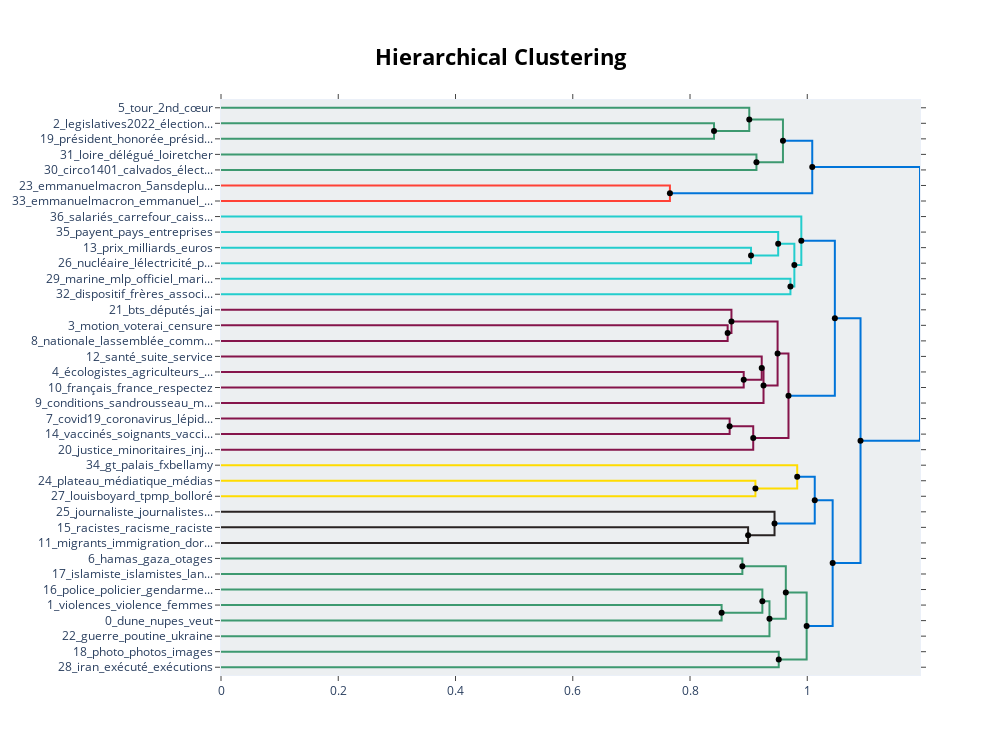

Notebook source saved alongside this figure:
### Code cell
topic_model.visualize_hierarchy(hierarchical_topics=hierarchical_topics)

### Figure 1 — Plotly figure (JSON) as saved in the notebook; plotly's stock layout.template omitted (floating-point values rounded to 4 significant figures)
{"data": [{"hoverinfo": "text", "marker": {"color": "rgb(61,153,112)"}, "mode": "lines", "text": ["legislatives2022_élection_élections_juin_nupes", "", "", "président_honorée_présidente_constitution_livg"], "type": "scatter", "x": [0, 0.8409, 0.8409, 0], "xaxis": "x", "y": [-15, -15, -25, -25], "yaxis": "y"}, {"hoverinfo": "text", "marker": {"color": "rgb(61,153,112)"}, "mode": "lines", "text": ["tour_2nd_cœur_bonne_cap", "", "", "legislatives2022_élections_élection_nupes_juin"], "type": "scatter", "x": [0, 0.9011, 0.9011, 0.8409], "xaxis": "x", "y": [-5, -5, -20, -20], "yaxis": "y"}, {"hoverinfo": "text", "marker": {"color": "rgb(61,153,112)"}, "mode": "lines", "text": ["loire_délégué_loiretcher_loiret_fort", "", "", "circo1401_calvados_électeurs_confiance_mont"], "type": "scatter", "x": [0, 0.9133, 0.9133, 0], "xaxis": "x", "y": [-35, -35, -45, -45], "yaxis": "y"}, {"hoverinfo": "text", "marker": {"color": "rgb(61,153,112)"}, "mode": "lines", "text": ["legislatives2022_tour_élections_juin_élection", "", "", "circo1401_confiance_calvados_électeurs_loire"], "type": "scatter", "x": [0.9011, 0.9585, 0.9585, 0.9133], "xaxis": "x", "y": [-12.5, -12.5, -40, -40], "yaxis": "y"}, {"hoverinfo": "text", "marker": {"color": "rgb(255,65,54)"}, "mode": "lines", "text": ["emmanuelmacron_5ansdeplus_président_parrainage_présidentielle", "", "", "emmanuelmacron_emmanuel_ambition_france_macron"], "type": "scatter", "x": [0, 0.7657, 0.7657, 0], "xaxis": "x", "y": [-55, -55, -65, -65], "yaxis": "y"}, {"hoverinfo": "text", "marker": {"color": "rgb(0,116,217)"}, "mode": "lines", "text": ["legislatives2022_tour_élections_circonscription_nupes", "", "", "emmanuelmacron_président_5ansdeplus_présidentielle_parrainage"], "type": "scatter", "x": [0.9585, 1.008, 1.008, 0.7657], "xaxis": "x", "y": [-26.25, -26.25, -60, -60], "yaxis": "y"}, {"hoverinfo": "text", "marker": {"color": "rgb(35,205,205)"}, "mode": "lines", "text": ["prix_milliards_euros_paient_mois", "", "", "nucléaire_lélectricité_prix_énergétique_européen"], "type": "scatter", "x": [0, 0.904, 0.904, 0], "xaxis": "x", "y": [-95, -95, -105, -105], "yaxis": "y"}, {"hoverinfo": "text", "marker": {"color": "rgb(35,205,205)"}, "mode": "lines", "text": ["payent_pays_entreprises_insoumise_taxe", "", "", "prix_nucléaire_lélectricité_milliards_mois"], "type": "scatter", "x": [0, 0.9504, 0.9504, 0.904], "xaxis": "x", "y": [-85, -85, -100, -100], "yaxis": "y"}, {"hoverinfo": "text", "marker": {"color": "rgb(35,205,205)"}, "mode": "lines", "text": ["marine_mlp_officiel_marine2022_mlafrance_cournon", "", "", "dispositif_frères_association_an_finances_amendement"], "type": "scatter", "x": [0, 0.9713, 0.9713, 0], "xaxis": "x", "y": [-115, -115, -125, -125], "yaxis": "y"}, {"hoverinfo": "text", "marker": {"color": "rgb(35,205,205)"}, "mode": "lines", "text": ["prix_nucléaire_lélectricité_france_payent", "", "", "marine_mlp_officiel_marine2022_mlafrance_letat"], "type": "scatter", "x": [0.9504, 0.978, 0.978, 0.9713], "xaxis": "x", "y": [-92.5, -92.5, -120, -120], "yaxis": "y"}, {"hoverinfo": "text", "marker": {"color": "rgb(35,205,205)"}, "mode": "lines", "text": ["salariés_carrefour_caissière_ca_jai", "", "", "prix_nucléaire_lélectricité_marine_mlp_officiel"], "type": "scatter", "x": [0, 0.9898, 0.9898, 0.978], "xaxis": "x", "y": [-75, -75, -106.2, -106.2], "yaxis": "y"}, {"hoverinfo": "text", "marker": {"color": "rgb(133,20,75)"}, "mode": "lines", "text": ["motion_voterai_censure_réforme_directan", "", "", "nationale_lassemblée_commission_denquête_défendre"], "type": "scatter", "x": [0, 0.8642, 0.8642, 0], "xaxis": "x", "y": [-145, -145, -155, -155], "yaxis": "y"}, {"hoverinfo": "text", "marker": {"color": "rgb(133,20,75)"}, "mode": "lines", "text": ["bts_députés_jai_nupes_directan", "", "", "lassemblée_nationale_motion_voterai_censure"], "type": "scatter", "x": [0, 0.8707, 0.8707, 0.8642], "xaxis": "x", "y": [-135, -135, -150, -150], "yaxis": "y"}, {"hoverinfo": "text", "marker": {"color": "rgb(133,20,75)"}, "mode": "lines", "text": ["écologistes_agriculteurs_leau_écologique_agriculture", "", "", "français_france_respectez_diversité_langue"], "type": "scatter", "x": [0, 0.8916, 0.8916, 0], "xaxis": "x", "y": [-175, -175, -185, -185], "yaxis": "y"}, {"hoverinfo": "text", "marker": {"color": "rgb(133,20,75)"}, "mode": "lines", "text": ["santé_suite_service_groupesncf_win", "", "", "français_écologistes_agriculteurs_emmanuelmacron_gauche"], "type": "scatter", "x": [0, 0.9223, 0.9223, 0.8916], "xaxis": "x", "y": [-165, -165, -180, -180], "yaxis": "y"}, {"hoverinfo": "text", "marker": {"color": "rgb(133,20,75)"}, "mode": "lines", "text": ["français_écologistes_agriculteurs_emmanuelmacron_amp", "", "", "conditions_sandrousseau_matin_point_confinement"], "type": "scatter", "x": [0.9223, 0.9254, 0.9254, 0], "xaxis": "x", "y": [-172.5, -172.5, -195, -195], "yaxis": "y"}, {"hoverinfo": "text", "marker": {"color": "rgb(133,20,75)"}, "mode": "lines", "text": ["lassemblée_nationale_directan_motion_voterai", "", "", "français_écologistes_agriculteurs_ministre_emmanuelmacron"], "type": "scatter", "x": [0.8707, 0.9494, 0.9494, 0.9254], "xaxis": "x", "y": [-142.5, -142.5, -183.8, -183.8], "yaxis": "y"}, {"hoverinfo": "text", "marker": {"color": "rgb(133,20,75)"}, "mode": "lines", "text": ["covid19_coronavirus_lépidémie_covid_soins", "", "", "vaccinés_soignants_vaccination_vaccin_vacciner"], "type": "scatter", "x": [0, 0.8676, 0.8676, 0], "xaxis": "x", "y": [-205, -205, -215, -215], "yaxis": "y"}, {"hoverinfo": "text", "marker": {"color": "rgb(133,20,75)"}, "mode": "lines", "text": ["vaccinés_soignants_covid_non_covid19", "", "", "justice_minoritaires_injustice_sanitaire_travail"], "type": "scatter", "x": [0.8676, 0.9078, 0.9078, 0], "xaxis": "x", "y": [-210, -210, -225, -225], "yaxis": "y"}, {"hoverinfo": "text", "marker": {"color": "rgb(133,20,75)"}, "mode": "lines", "text": ["lassemblée_nationale_directan_français_nupes", "", "", "vaccinés_soignants_covid_non_sanitaire"], "type": "scatter", "x": [0.9494, 0.9679, 0.9679, 0.9078], "xaxis": "x", "y": [-163.1, -163.1, -217.5, -217.5], "yaxis": "y"}, {"hoverinfo": "text", "marker": {"color": "rgb(0,116,217)"}, "mode": "lines", "text": ["prix_nucléaire_salariés_lélectricité_marine", "", "", "directan_lassemblée_nationale_français_jai"], "type": "scatter", "x": [0.9898, 1.047, 1.047, 0.9679], "xaxis": "x", "y": [-90.62, -90.62, -190.3, -190.3], "yaxis": "y"}, {"hoverinfo": "text", "marker": {"color": "rgb(255,220,0)"}, "mode": "lines", "text": ["plateau_médiatique_médias_plateaux_mépris", "", "", "louisboyard_tpmp_bolloré_insultes_insulte"], "type": "scatter", "x": [0, 0.9115, 0.9115, 0], "xaxis": "x", "y": [-245, -245, -255, -255], "yaxis": "y"}, {"hoverinfo": "text", "marker": {"color": "rgb(255,220,0)"}, "mode": "lines", "text": ["gt_palais_fxbellamy_mépris_paris", "", "", "louisboyard_tpmp_plateau_bolloré_médiatique"], "type": "scatter", "x": [0, 0.9828, 0.9828, 0.9115], "xaxis": "x", "y": [-235, -235, -250, -250], "yaxis": "y"}, {"hoverinfo": "text", "marker": {"color": "rgb(40,35,35)"}, "mode": "lines", "text": ["racistes_racisme_raciste_xénophobes_soutien", "", "", "migrants_immigration_dorigine_loi_oceanviking"], "type": "scatter", "x": [0, 0.8991, 0.8991, 0], "xaxis": "x", "y": [-275, -275, -285, -285], "yaxis": "y"}, {"hoverinfo": "text", "marker": {"color": "rgb(40,35,35)"}, "mode": "lines", "text": ["journaliste_journalistes_soutien_spiritualité_chrétienne", "", "", "migrants_racisme_immigration_racistes_raciste"], "type": "scatter", "x": [0, 0.9441, 0.9441, 0.8991], "xaxis": "x", "y": [-265, -265, -280, -280], "yaxis": "y"}, {"hoverinfo": "text", "marker": {"color": "rgb(0,116,217)"}, "mode": "lines", "text": ["louisboyard_tpmp_plateau_bolloré_médiatique", "", "", "migrants_racisme_immigration_racistes_raciste"], "type": "scatter", "x": [0.9828, 1.013, 1.013, 0.9441], "xaxis": "x", "y": [-242.5, -242.5, -272.5, -272.5], "yaxis": "y"}, {"hoverinfo": "text", "marker": {"color": "rgb(61,153,112)"}, "mode": "lines", "text": ["hamas_gaza_otages_israël_libération", "", "", "islamiste_islamistes_lantisémitisme_détude_voile"], "type": "scatter", "x": [0, 0.8893, 0.8893, 0], "xaxis": "x", "y": [-295, -295, -305, -305], "yaxis": "y"}, {"hoverinfo": "text", "marker": {"color": "rgb(61,153,112)"}, "mode": "lines", "text": ["violences_violence_femmes_humilié_lordre", "", "", "dune_nupes_veut_députée_refus"], "type": "scatter", "x": [0, 0.8539, 0.8539, 0], "xaxis": "x", "y": [-325, -325, -335, -335], "yaxis": "y"}, {"hoverinfo": "text", "marker": {"color": "rgb(61,153,112)"}, "mode": "lines", "text": ["police_policier_gendarmerie_prison_tire", "", "", "dune_violences_violence_femmes_contre"], "type": "scatter", "x": [0, 0.9234, 0.9234, 0.8539], "xaxis": "x", "y": [-315, -315, -330, -330], "yaxis": "y"}, {"hoverinfo": "text", "marker": {"color": "rgb(61,153,112)"}, "mode": "lines", "text": ["dune_violences_police_violence_policier", "", "", "guerre_poutine_ukraine_russie_vladimir"], "type": "scatter", "x": [0.9234, 0.9355, 0.9355, 0], "xaxis": "x", "y": [-322.5, -322.5, -345, -345], "yaxis": "y"}, {"hoverinfo": "text", "marker": {"color": "rgb(61,153,112)"}, "mode": "lines", "text": ["hamas_gaza_otages_israël_terroristes", "", "", "dune_violences_police_violence_contre"], "type": "scatter", "x": [0.8893, 0.9634, 0.9634, 0.9355], "xaxis": "x", "y": [-300, -300, -333.8, -333.8], "yaxis": "y"}, {"hoverinfo": "text", "marker": {"color": "rgb(61,153,112)"}, "mode": "lines", "text": ["photo_photos_images_quune_jeunesse", "", "", "iran_exécuté_exécutions_stopexecutionsiniran_jappelle"], "type": "scatter", "x": [0, 0.9513, 0.9513, 0], "xaxis": "x", "y": [-355, -355, -365, -365], "yaxis": "y"}, {"hoverinfo": "text", "marker": {"color": "rgb(61,153,112)"}, "mode": "lines", "text": ["hamas_dune_violences_police_guerre", "", "", "iran_photo_exécuté_exécutions_stopexecutionsiniran"], "type": "scatter", "x": [0.9634, 0.9989, 0.9989, 0.9513], "xaxis": "x", "y": [-316.9, -316.9, -360, -360], "yaxis": "y"}, {"hoverinfo": "text", "marker": {"color": "rgb(0,116,217)"}, "mode": "lines", "text": ["migrants_racisme_immigration_soutien_racistes", "", "", "dune_hamas_violences_guerre_contre"], "type": "scatter", "x": [1.013, 1.043, 1.043, 0.9989], "xaxis": "x", "y": [-257.5, -257.5, -338.4, -338.4], "yaxis": "y"}, {"hoverinfo": "text", "marker": {"color": "rgb(0,116,217)"}, "mode": "lines", "text": ["directan_lassemblée_français_nationale_prix", "", "", "dune_hamas_soutien_violences_contre"], "type": "scatter", "x": [1.047, 1.091, 1.091, 1.043], "xaxis": "x", "y": [-140.5, -140.5, -298.0, -298.0], "yaxis": "y"}, {"hoverinfo": "text", "marker": {"color": "rgb(0,116,217)"}, "mode": "lines", "text": ["legislatives2022_emmanuelmacron_président_tour_présidentielle", "", "", "dune_contre_directan_faire_jai"], "type": "scatter", "x": [1.008, 1.192, 1.192, 1.091], "xaxis": "x", "y": [-43.12, -43.12, -219.2, -219.2], "yaxis": "y"}, {"hoverinfo": "text", "hovertext": ["legislatives2022_tour_élections_juin_élection", "legislatives2022_tour_élections_circonscription_nupes", "prix_nucléaire_lélectricité_france_payent", "français_écologistes_agriculteurs_emmanuelmacron_amp", "lassemblée_nationale_directan_motion_voterai", "vaccinés_soignants_covid_non_covid19", "lassemblée_nationale_directan_français_nupes", "prix_nucléaire_salariés_lélectricité_marine", "louisboyard_tpmp_plateau_bolloré_médiatique", "dune_violences_police_violence_policier", "hamas_gaza_otages_israël_terroristes", "hamas_dune_violences_police_guerre", "migrants_racisme_immigration_soutien_racistes", "directan_lassemblée_français_nationale_prix", "legislatives2022_emmanuelmacron_président_tour_présidentielle"], "marker": {"color": "black"}, "mode": "markers", "showlegend": false, "type": "scatter", "x": [0.9011, 0.9585, 0.9504, 0.9223, 0.8707, 0.8676, 0.9494, 0.9898, 0.9828, 0.9234, 0.8893, 0.9634, 1.013, 1.047, 1.008], "y": [-12.5, -26.25, -92.5, -172.5, -142.5, -210, -163.1, -90.62, -242.5, -322.5, -300, -316.9, -257.5, -140.5, -43.12]}, {"hoverinfo": "text", "hovertext": ["legislatives2022_élections_élection_nupes_juin", "circo1401_confiance_calvados_électeurs_loire", "emmanuelmacron_président_5ansdeplus_présidentielle_parrainage", "prix_nucléaire_lélectricité_milliards_mois", "marine_mlp_officiel_marine2022_mlafrance_letat", "prix_nucléaire_lélectricité_marine_mlp_officiel", "lassemblée_nationale_motion_voterai_censure", "français_écologistes_agriculteurs_emmanuelmacron_gauche", "français_écologistes_agriculteurs_ministre_emmanuelmacron", "vaccinés_soignants_covid_non_sanitaire", "directan_lassemblée_nationale_français_jai", "louisboyard_tpmp_plateau_bolloré_médiatique", "migrants_racisme_immigration_racistes_raciste", "migrants_racisme_immigration_racistes_raciste", "dune_violences_violence_femmes_contre", "dune_violences_police_violence_contre", "iran_photo_exécuté_exécutions_stopexecutionsiniran", "dune_hamas_violences_guerre_contre", "dune_hamas_soutien_violences_contre", "dune_contre_directan_faire_jai"], "marker": {"color": "black"}, "mode": "markers", "showlegend": false, "type": "scatter", "x": [0.8409, 0.9133, 0.7657, 0.904, 0.9713, 0.978, 0.8642, 0.8916, 0.9254, 0.9078, 0.9679, 0.9115, 0.8991, 0.9441, 0.8539, 0.9355, 0.9513, 0.9989, 1.043, 1.091], "y": [-20, -40, -60, -100, -120, -106.2, -150, -180, -183.8, -217.5, -190.3, -250, -280, -272.5, -330, -333.8, -360, -338.4, -298.0, -219.2]}], "layout": {"autosize": false, "height": 755, "hoverlabel": {"bgcolor": "white", "font": {"family": "Rockwell", "size": 16}}, "hovermode": "closest", "plot_bgcolor": "#ECEFF1", "showlegend": false, "title": {"font": {"color": "Black", "size": 22}, "text": "<b>Hierarchical Clustering</b>", "x": 0.5, "xanchor": "center", "yanchor": "top"}, "width": 1000, "xaxis": {"mirror": "allticks", "rangemode": "tozero", "showgrid": false, "showline": true, "showticklabels": true, "ticks": "outside", "type": "linear", "zeroline": false}, "yaxis": {"mirror": "allticks", "range": [-370, 0], "rangemode": "tozero", "showgrid": false, "showline": true, "showticklabels": true, "tickmode": "array", "ticks": "outside", "ticktext": ["5_tour_2nd_cœur", "2_legislatives2022_élection...", "19_président_honorée_présid...", "31_loire_délégué_loiretcher", "30_circo1401_calvados_élect...", "23_emmanuelmacron_5ansdeplu...", "33_emmanuelmacron_emmanuel_...", "36_salariés_carrefour_caiss...", "35_payent_pays_entreprises", "13_prix_milliards_euros", "26_nucléaire_lélectricité_p...", "29_marine_mlp_officiel_mari...", "32_dispositif_frères_associ...", "21_bts_députés_jai", "3_motion_voterai_censure", "8_nationale_lassemblée_comm...", "12_santé_suite_service", "4_écologistes_agriculteurs_...", "10_français_france_respectez", "9_conditions_sandrousseau_m...", "7_covid19_coronavirus_lépid...", "14_vaccinés_soignants_vacci...", "20_justice_minoritaires_inj...", "34_gt_palais_fxbellamy", "24_plateau_médiatique_médias", "27_louisboyard_tpmp_bolloré", "25_journaliste_journalistes...", "15_racistes_racisme_raciste", "11_migrants_immigration_dor...", "6_hamas_gaza_otages", "17_islamiste_islamistes_lan...", "16_police_policier_gendarme...", "1_violences_violence_femmes", "0_dune_nupes_veut", "22_guerre_poutine_ukraine", "18_photo_photos_images", "28_iran_exécuté_exécutions"], "tickvals": [-5, -15, -25, -35, -45, -55, -65, -75, -85, -95, -105, -115, -125, -135, -145, -155, -165, -175, -185, -195, -205, -215, -225, -235, -245, -255, -265, -275, -285, -295, -305, -315, -325, -335, -345, -355, -365], "type": "linear", "zeroline": false}}}
